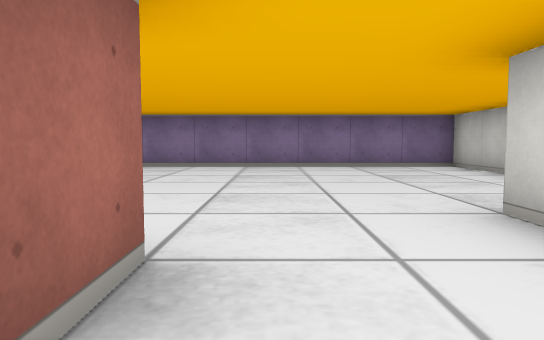
[1] (above)

22 first-person views from a walk through a cub3D maze. The camera is about half as high as the walls, tilts 4° down and sees 70° across. The floor is counted in squares. Each view is taken from the middle of a square. On the plan, view 1 faces up. The plan holds only what a view shows up to about 9 squares ahead; the rest is blank.

[2]
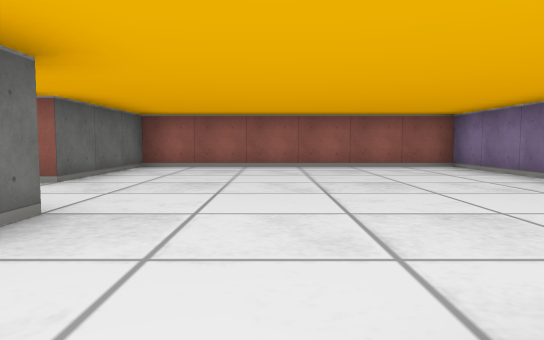

[3]
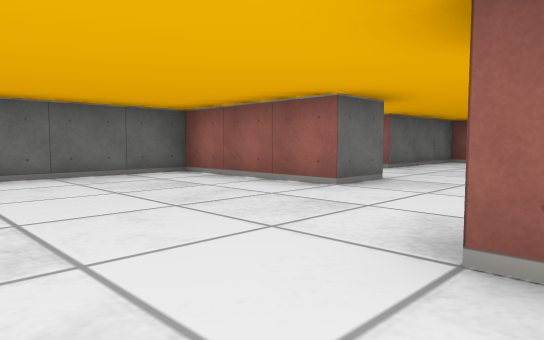

[4]
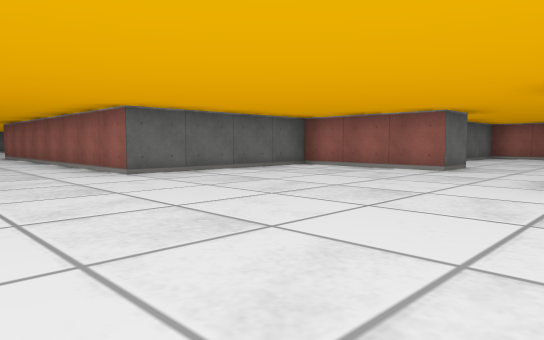

[5]
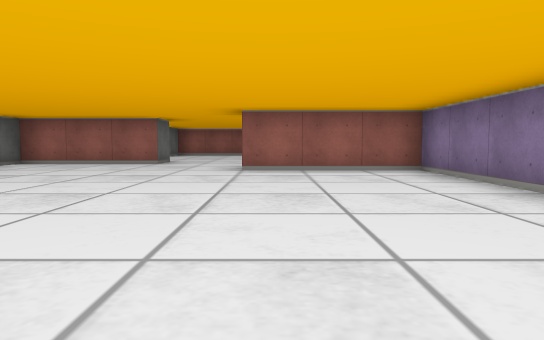

[6]
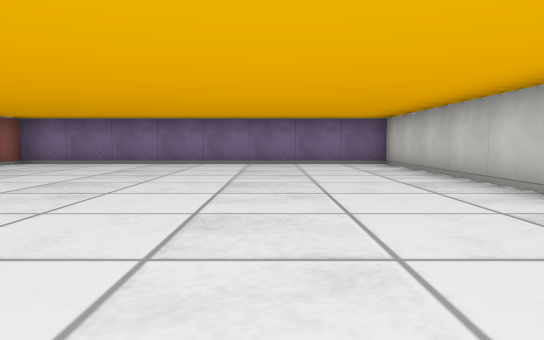

[7]
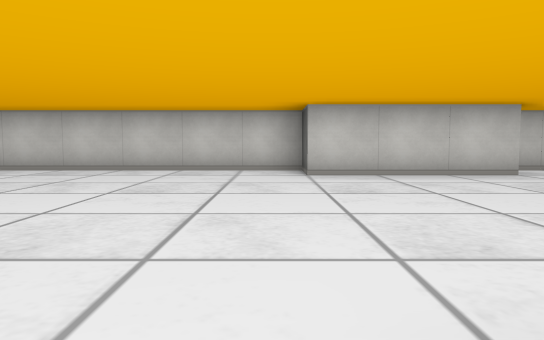

[8]
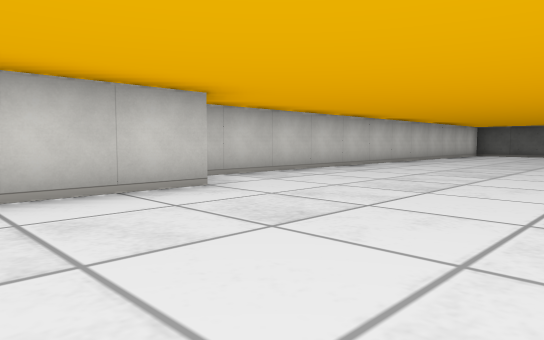

[9]
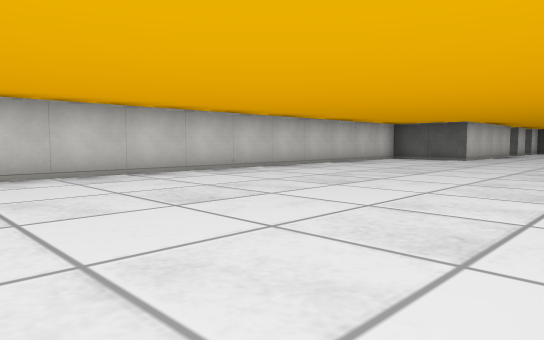

[10]
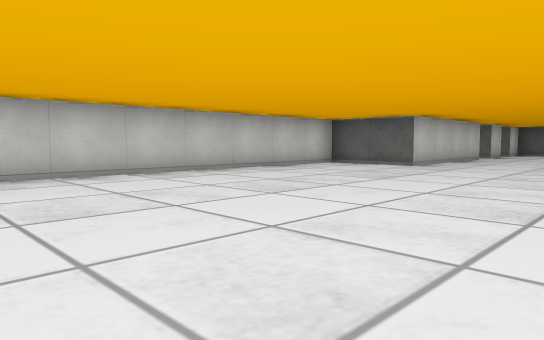

[11]
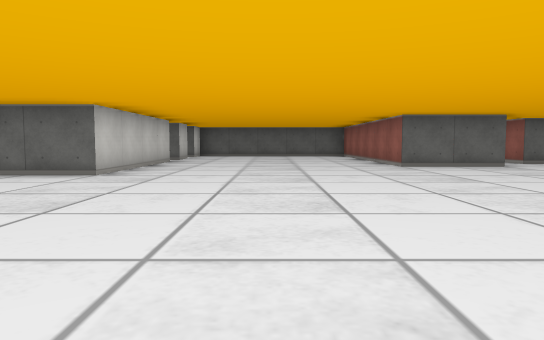

[12]
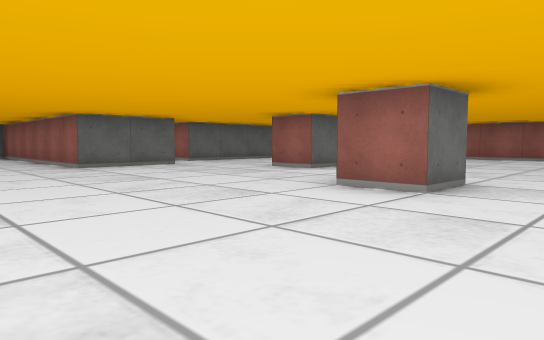

[13]
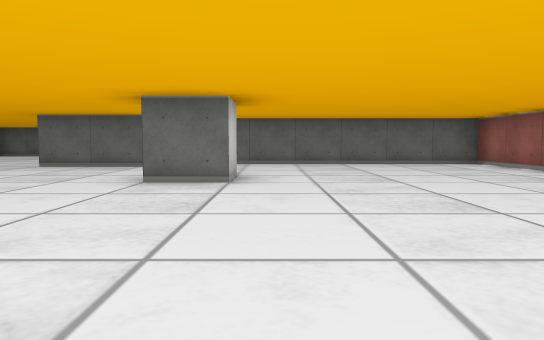

[14]
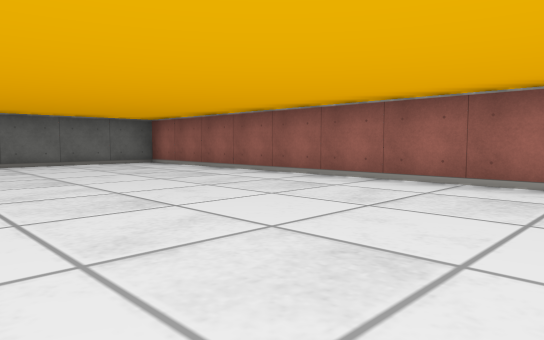

[15]
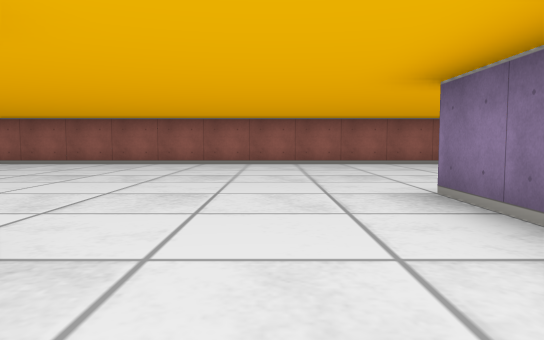

[16]
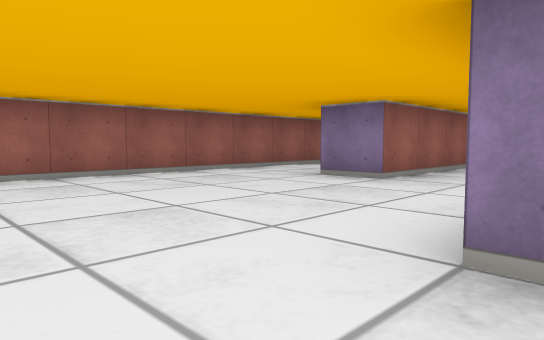

[17]
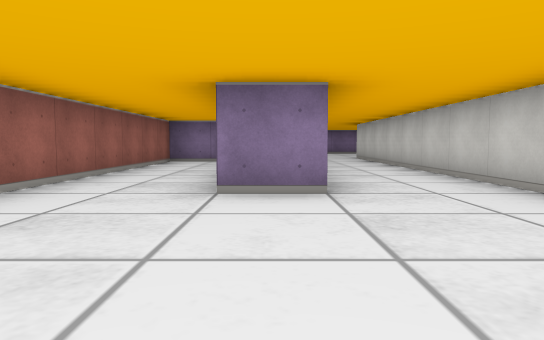

[18]
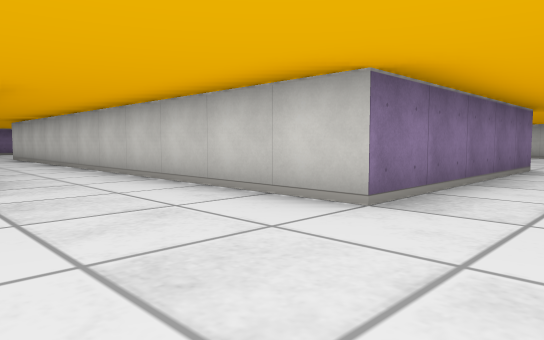

[19]
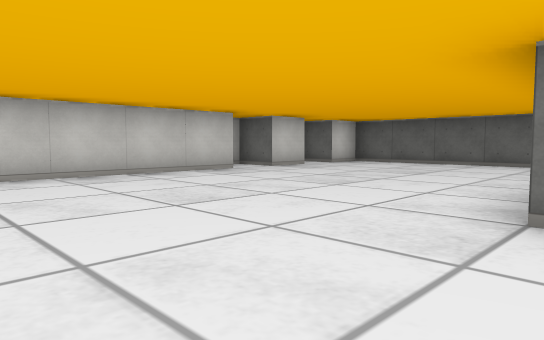

[20]
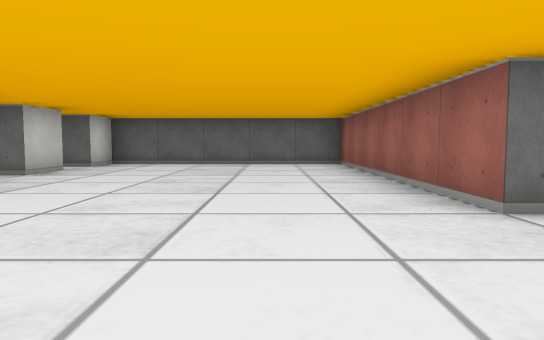

[21]
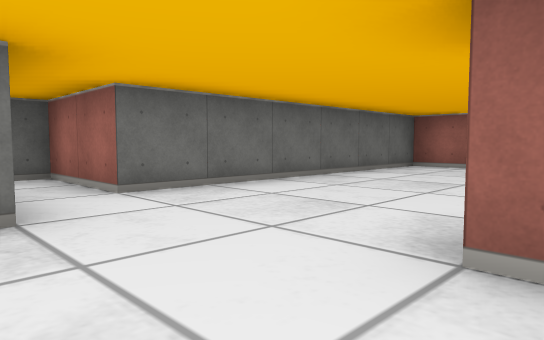

[22]
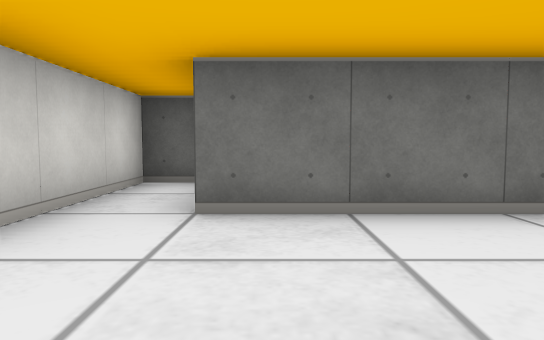

### Floor plan
Points are (right, up) in squares from view 1. A wall is a line through its corners. A room is listed if a view was taken in it or the views show most of it. See-through windows are left out.
Room 1 (view 1)
walls: (1.5, 2) (1.5, 2.5) (2.5, 2.5); (3.5, 5.8) (3.5, 7.5) (-3.5, 7.5) (-3.5, 1.5) (-0.5, 1.5) (-0.5, 0.6); (-0.5, -2.5) (-0.5, -5.5); (1.5, -6.5) (1.5, 0.2)
ways out: opening at (0.5, -6.5) to room 2; opening at (3, 3.5) to room 2
Room 2 (views 2, 3, 4, 5, 6, 7, 8, 9, 10, 11, 12, 13, 14, 15, 16, 17, 18, 19, 20, 21, 22)
walls: (6.5, -8.5) (1.5, -8.5) (1.5, -6.5); (3.4, -11.5) (4.5, -11.5) (4.5, -12.5); (-0.5, -5.5) (-1.5, -5.5); (11.5, -3.6) (11.5, -0.5) (12.5, -0.5) (12.5, 7.5) (4.5, 7.5) (4.5, 4.5); (1.5, -15.5) (1.5, -14.5) (2.5, -14.5) (2.5, -15.5); (3.4, -17.5) (5.5, -17.5) (5.5, -23.5) (10.5, -23.5) (10.5, -22.5) (11.1, -22.5); (10.5, -19.6) (10.5, -15.5) (12.5, -15.5) (12.5, -4.1); (2.5, 2.5) (2.5, -0.5) (6.5, -0.5) (6.5, -5.2); (-3.5, 0) (-3.5, -18.5) (2.5, -18.5) (2.5, -20.5) (3.5, -20.5) (3.5, -18); (10.5, -21.5) (10.5, -20.5) (11.5, -20.5)
ways out: opening at (0.5, -6.5) to room 1; opening at (3, 3.5) to room 1

Positions as (right, up) in squares from view 1, and headings:
1: (0, 0), facing up
2: (4, 4), facing left
3: (6, 5), facing down-left
4: (9, 5), facing down-left
5: (11, 5), facing left
6: (10, -1), facing up
7: (6, 0), facing right
8: (8, -1), facing down-right
9: (7, -5), facing down-right
10: (7, -8), facing down-right
11: (8, -10), facing down
12: (8, -10), facing down-left
13: (1, -10), facing down
14: (1, -10), facing down-left
15: (5, -10), facing left
16: (2, -10), facing up-left
17: (-1, -9), facing up
18: (-1, -10), facing up-right
19: (5, -15), facing down-right
20: (7, -15), facing down
21: (4, -15), facing down-left
22: (2, -16), facing down
